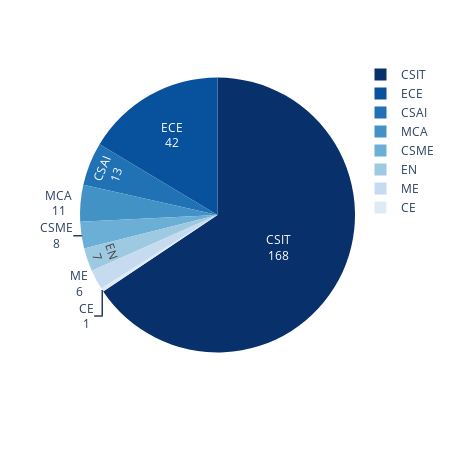

Source (notebook cell):
### Code cell
branch_counts = df['Branch'].value_counts()
fig1 = px.pie(values = branch_counts,names = branch_counts.index,color_discrete_sequence=px.colors.sequential.Blues_r,width=450,height=450)
fig1.update_traces(textinfo='label+value')
fig1.show()

### Figure 1 — Plotly figure (JSON) as saved in the notebook; plotly's stock layout.template omitted (floating-point values rounded to 4 significant figures)
{"data": [{"domain": {"x": [0, 1], "y": [0, 1]}, "hovertemplate": "label=%{label}<br>value=%{value}<extra></extra>", "labels": ["CSIT", "ECE", "CSAI", "MCA", "CSME", "EN", "ME", "CE"], "legendgroup": "", "name": "", "showlegend": true, "textinfo": "label+value", "type": "pie", "values": [168, 42, 13, 11, 8, 7, 6, 1]}], "layout": {"height": 450, "legend": {"tracegroupgap": 0}, "margin": {"t": 60}, "piecolorway": ["rgb(8,48,107)", "rgb(8,81,156)", "rgb(33,113,181)", "rgb(66,146,198)", "rgb(107,174,214)", "rgb(158,202,225)", "rgb(198,219,239)", "rgb(222,235,247)", "rgb(247,251,255)"], "width": 450}}
